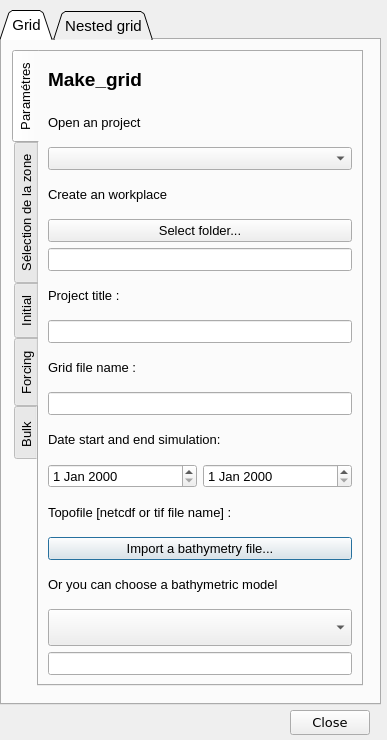
<?xml version="1.0" encoding="UTF-8"?>
<ui version="4.0">
 <class>qcrocoflow_crocogridDialogBase</class>
 <widget class="QDialog" name="qcrocoflow_crocogridDialogBase">
  <property name="geometry">
   <rect>
    <x>0</x>
    <y>0</y>
    <width>387</width>
    <height>740</height>
   </rect>
  </property>
  <property name="font">
   <font>
    <pointsize>7</pointsize>
   </font>
  </property>
  <property name="windowTitle">
   <string>qcrocoflow_crocogrid</string>
  </property>
  <property name="locale">
   <locale language="English" country="UnitedStates"/>
  </property>
  <widget class="QTabWidget" name="GridTabsWidget">
   <property name="geometry">
    <rect>
     <x>0</x>
     <y>10</y>
     <width>381</width>
     <height>695</height>
    </rect>
   </property>
   <property name="font">
    <font>
     <pointsize>11</pointsize>
    </font>
   </property>
   <property name="tabShape">
    <enum>QTabWidget::Triangular</enum>
   </property>
   <property name="currentIndex">
    <number>0</number>
   </property>
   <widget class="QWidget" name="forcingGridTab">
    <attribute name="title">
     <string>Grid</string>
    </attribute>
    <widget class="QTabWidget" name="gridTabWidget">
     <property name="enabled">
      <bool>true</bool>
     </property>
     <property name="geometry">
      <rect>
       <x>10</x>
       <y>10</y>
       <width>351</width>
       <height>636</height>
      </rect>
     </property>
     <property name="font">
      <font>
       <pointsize>10</pointsize>
      </font>
     </property>
     <property name="tabPosition">
      <enum>QTabWidget::West</enum>
     </property>
     <property name="currentIndex">
      <number>0</number>
     </property>
     <widget class="QWidget" name="tab_6">
      <attribute name="title">
       <string>Paramétres</string>
      </attribute>
      <layout class="QGridLayout" name="gridLayout">
       <item row="15" column="0" colspan="2">
        <widget class="QSplitter" name="splitter_2">
         <property name="orientation">
          <enum>Qt::Horizontal</enum>
         </property>
         <widget class="QComboBox" name="selecttopoComboBox"/>
        </widget>
       </item>
       <item row="2" column="0" colspan="2">
        <widget class="QComboBox" name="opengridprojectComboBox"/>
       </item>
       <item row="6" column="0" colspan="2">
        <widget class="QLabel" name="label_11">
         <property name="font">
          <font>
           <pointsize>10</pointsize>
          </font>
         </property>
         <property name="text">
          <string>Project title :</string>
         </property>
        </widget>
       </item>
       <item row="8" column="0" colspan="2">
        <widget class="QLabel" name="label_12">
         <property name="font">
          <font>
           <pointsize>10</pointsize>
          </font>
         </property>
         <property name="text">
          <string>Grid file name :</string>
         </property>
        </widget>
       </item>
       <item row="5" column="0" colspan="2">
        <widget class="QLineEdit" name="Environnement_2">
         <property name="toolTip">
          <string extracomment="bonjour"/>
         </property>
        </widget>
       </item>
       <item row="3" column="0" colspan="2">
        <widget class="QLabel" name="label_10">
         <property name="font">
          <font>
           <pointsize>10</pointsize>
          </font>
         </property>
         <property name="text">
          <string>Create an workplace</string>
         </property>
        </widget>
       </item>
       <item row="9" column="0" colspan="2">
        <widget class="QLineEdit" name="gridnameLineEdit"/>
       </item>
       <item row="16" column="0" colspan="2">
        <widget class="QLineEdit" name="topodirLineEdit"/>
       </item>
       <item row="10" column="0" colspan="2">
        <widget class="QLabel" name="label_14">
         <property name="font">
          <font>
           <pointsize>10</pointsize>
          </font>
         </property>
         <property name="text">
          <string>Date start and end simulation:</string>
         </property>
        </widget>
       </item>
       <item row="0" column="0" colspan="2">
        <widget class="QLabel" name="label_9">
         <property name="enabled">
          <bool>true</bool>
         </property>
         <property name="font">
          <font>
           <family>MS Sans Serif</family>
           <pointsize>14</pointsize>
           <weight>75</weight>
           <bold>true</bold>
          </font>
         </property>
         <property name="text">
          <string>Make_grid</string>
         </property>
        </widget>
       </item>
       <item row="13" column="0" colspan="2">
        <widget class="QPushButton" name="selecttopoButton">
         <property name="text">
          <string>Import a bathymetry file...</string>
         </property>
        </widget>
       </item>
       <item row="1" column="0">
        <widget class="QLabel" name="label_16">
         <property name="font">
          <font>
           <pointsize>10</pointsize>
          </font>
         </property>
         <property name="text">
          <string>Open an project</string>
         </property>
        </widget>
       </item>
       <item row="14" column="0" colspan="2">
        <widget class="QLabel" name="label">
         <property name="text">
          <string>Or you can choose a bathymetric model</string>
         </property>
        </widget>
       </item>
       <item row="12" column="0" colspan="2">
        <widget class="QLabel" name="label_15">
         <property name="font">
          <font>
           <pointsize>10</pointsize>
          </font>
         </property>
         <property name="text">
          <string>Topofile [netcdf or tif file name] : </string>
         </property>
        </widget>
       </item>
       <item row="4" column="0" colspan="2">
        <widget class="QPushButton" name="selectenvButton">
         <property name="text">
          <string>Select folder...</string>
         </property>
        </widget>
       </item>
       <item row="11" column="0">
        <widget class="QDateEdit" name="datestart"/>
       </item>
       <item row="11" column="1">
        <widget class="QDateEdit" name="dateend"/>
       </item>
       <item row="7" column="0" colspan="2">
        <widget class="QLineEdit" name="gridprojecttitleLineEdit">
         <property name="toolTip">
          <string extracomment="hello"/>
         </property>
        </widget>
       </item>
      </layout>
     </widget>
     <widget class="QWidget" name="tab_7">
      <attribute name="title">
       <string>Sélection de la zone</string>
      </attribute>
      <widget class="QPushButton" name="selectzoneButton">
       <property name="geometry">
        <rect>
         <x>10</x>
         <y>90</y>
         <width>141</width>
         <height>31</height>
        </rect>
       </property>
       <property name="text">
        <string>Set model area...</string>
       </property>
      </widget>
      <widget class="QPushButton" name="gridexecuteButton">
       <property name="geometry">
        <rect>
         <x>20</x>
         <y>540</y>
         <width>121</width>
         <height>31</height>
        </rect>
       </property>
       <property name="text">
        <string>Process</string>
       </property>
      </widget>
      <widget class="QPushButton" name="savevariablesButton">
       <property name="geometry">
        <rect>
         <x>10</x>
         <y>460</y>
         <width>301</width>
         <height>28</height>
        </rect>
       </property>
       <property name="text">
        <string>Store actual parameters</string>
       </property>
      </widget>
      <widget class="QGroupBox" name="groupBox">
       <property name="geometry">
        <rect>
         <x>10</x>
         <y>140</y>
         <width>301</width>
         <height>201</height>
        </rect>
       </property>
       <property name="title">
        <string>Select the coordinate display format</string>
       </property>
       <widget class="QWidget" name="layoutWidget">
        <property name="geometry">
         <rect>
          <x>10</x>
          <y>130</y>
          <width>127</width>
          <height>52</height>
         </rect>
        </property>
        <layout class="QGridLayout" name="gridLayout_2">
         <item row="0" column="0">
          <widget class="QLabel" name="lat_min_label">
           <property name="text">
            <string>Latitude Min</string>
           </property>
          </widget>
         </item>
         <item row="1" column="0">
          <widget class="QLineEdit" name="latminLineEdit"/>
         </item>
        </layout>
       </widget>
       <widget class="QWidget" name="layoutWidget">
        <property name="geometry">
         <rect>
          <x>150</x>
          <y>130</y>
          <width>133</width>
          <height>52</height>
         </rect>
        </property>
        <layout class="QFormLayout" name="formLayout_3">
         <item row="0" column="0">
          <widget class="QLabel" name="lon_min_label">
           <property name="text">
            <string>Longitude Min</string>
           </property>
          </widget>
         </item>
         <item row="1" column="0">
          <widget class="QLineEdit" name="lonminLineEdit"/>
         </item>
        </layout>
       </widget>
       <widget class="QWidget" name="layoutWidget">
        <property name="geometry">
         <rect>
          <x>10</x>
          <y>70</y>
          <width>133</width>
          <height>52</height>
         </rect>
        </property>
        <layout class="QFormLayout" name="formLayout_2">
         <item row="0" column="0">
          <widget class="QLabel" name="lat_max_label">
           <property name="text">
            <string>Latitude Max</string>
           </property>
          </widget>
         </item>
         <item row="1" column="0">
          <widget class="QLineEdit" name="latmaxLineEdit"/>
         </item>
        </layout>
       </widget>
       <widget class="QWidget" name="layoutWidget">
        <property name="geometry">
         <rect>
          <x>150</x>
          <y>70</y>
          <width>133</width>
          <height>52</height>
         </rect>
        </property>
        <layout class="QFormLayout" name="formLayout_4">
         <item row="0" column="0">
          <widget class="QLabel" name="lon_max_label">
           <property name="text">
            <string>Longitude Max</string>
           </property>
          </widget>
         </item>
         <item row="1" column="0">
          <widget class="QLineEdit" name="lonmaxLineEdit"/>
         </item>
        </layout>
       </widget>
       <widget class="QWidget" name="layoutWidget">
        <property name="geometry">
         <rect>
          <x>10</x>
          <y>30</y>
          <width>161</width>
          <height>26</height>
         </rect>
        </property>
        <layout class="QHBoxLayout" name="horizontalLayout">
         <item>
          <widget class="QRadioButton" name="ddButton">
           <property name="text">
            <string>DD</string>
           </property>
          </widget>
         </item>
         <item>
          <widget class="QRadioButton" name="dmButton">
           <property name="text">
            <string>DM</string>
           </property>
          </widget>
         </item>
         <item>
          <widget class="QRadioButton" name="dmsButton">
           <property name="text">
            <string>DMS</string>
           </property>
          </widget>
         </item>
        </layout>
       </widget>
      </widget>
      <widget class="QWidget" name="layoutWidget">
       <property name="geometry">
        <rect>
         <x>11</x>
         <y>21</y>
         <width>238</width>
         <height>55</height>
        </rect>
       </property>
       <layout class="QVBoxLayout" name="verticalLayout_8">
        <item>
         <widget class="QLabel" name="label_22">
          <property name="font">
           <font>
            <pointsize>10</pointsize>
           </font>
          </property>
          <property name="text">
           <string>Horizontal grid resolution [Meters] : </string>
          </property>
         </widget>
        </item>
        <item>
         <layout class="QHBoxLayout" name="horizontalLayout_3">
          <item>
           <widget class="QDoubleSpinBox" name="dlDoubleSpin">
            <property name="locale">
             <locale language="English" country="UnitedStates"/>
            </property>
            <property name="alignment">
             <set>Qt::AlignRight|Qt::AlignTrailing|Qt::AlignVCenter</set>
            </property>
            <property name="decimals">
             <number>1</number>
            </property>
            <property name="maximum">
             <double>10000.000000000000000</double>
            </property>
           </widget>
          </item>
          <item>
           <widget class="QLabel" name="label_2">
            <property name="text">
             <string>meters</string>
            </property>
           </widget>
          </item>
         </layout>
        </item>
       </layout>
      </widget>
      <widget class="QLabel" name="label_23">
       <property name="geometry">
        <rect>
         <x>20</x>
         <y>350</y>
         <width>107</width>
         <height>18</height>
        </rect>
       </property>
       <property name="text">
        <string>Hc (critical depth)</string>
       </property>
      </widget>
      <widget class="QLabel" name="label_26">
       <property name="geometry">
        <rect>
         <x>20</x>
         <y>400</y>
         <width>211</width>
         <height>36</height>
        </rect>
       </property>
       <property name="text">
        <string>Hc must be higher (deeper) than
maximum depth of studied area</string>
       </property>
      </widget>
      <widget class="QLabel" name="maxDepthLabel">
       <property name="geometry">
        <rect>
         <x>225</x>
         <y>407</y>
         <width>90</width>
         <height>26</height>
        </rect>
       </property>
       <property name="frameShape">
        <enum>QFrame::Box</enum>
       </property>
       <property name="text">
        <string>m</string>
       </property>
       <property name="alignment">
        <set>Qt::AlignRight|Qt::AlignTrailing|Qt::AlignVCenter</set>
       </property>
      </widget>
      <widget class="QWidget" name="layoutWidget">
       <property name="geometry">
        <rect>
         <x>20</x>
         <y>370</y>
         <width>201</width>
         <height>29</height>
        </rect>
       </property>
       <layout class="QHBoxLayout" name="horizontalLayout_4">
        <item>
         <widget class="QDoubleSpinBox" name="criticalDepthDoubleSpinBox">
          <property name="alignment">
           <set>Qt::AlignRight|Qt::AlignTrailing|Qt::AlignVCenter</set>
          </property>
          <property name="decimals">
           <number>1</number>
          </property>
          <property name="maximum">
           <double>12000.000000000000000</double>
          </property>
          <property name="singleStep">
           <double>5.000000000000000</double>
          </property>
          <property name="value">
           <double>200.000000000000000</double>
          </property>
         </widget>
        </item>
        <item>
         <widget class="QLabel" name="label_27">
          <property name="text">
           <string>meters</string>
          </property>
         </widget>
        </item>
       </layout>
      </widget>
     </widget>
     <widget class="QWidget" name="tab_4">
      <attribute name="title">
       <string>Initial</string>
      </attribute>
      <widget class="QGraphicsView" name="scoordinatesGraphicsView">
       <property name="geometry">
        <rect>
         <x>20</x>
         <y>70</y>
         <width>285</width>
         <height>195</height>
        </rect>
       </property>
      </widget>
      <widget class="QLabel" name="label_3">
       <property name="geometry">
        <rect>
         <x>21</x>
         <y>271</y>
         <width>46</width>
         <height>18</height>
        </rect>
       </property>
       <property name="text">
        <string>Theta S</string>
       </property>
      </widget>
      <widget class="QLabel" name="label_4">
       <property name="geometry">
        <rect>
         <x>90</x>
         <y>270</y>
         <width>47</width>
         <height>18</height>
        </rect>
       </property>
       <property name="text">
        <string>Theta B</string>
       </property>
      </widget>
      <widget class="QLabel" name="label_7">
       <property name="geometry">
        <rect>
         <x>90</x>
         <y>30</y>
         <width>185</width>
         <height>36</height>
        </rect>
       </property>
       <property name="font">
        <font>
         <pointsize>10</pointsize>
         <weight>50</weight>
         <italic>true</italic>
         <bold>false</bold>
        </font>
       </property>
       <property name="text">
        <string>This value must correspond to
the one given in PARAM.H (N)</string>
       </property>
      </widget>
      <widget class="QLabel" name="label_8">
       <property name="geometry">
        <rect>
         <x>10</x>
         <y>330</y>
         <width>291</width>
         <height>36</height>
        </rect>
       </property>
       <property name="font">
        <font>
         <pointsize>10</pointsize>
         <weight>75</weight>
         <bold>true</bold>
        </font>
       </property>
       <property name="frameShape">
        <enum>QFrame::Box</enum>
       </property>
       <property name="text">
        <string>This above graph is given for convenience
Put choosen parameters in respective files.</string>
       </property>
      </widget>
      <widget class="QDoubleSpinBox" name="thetasDoubleSpinBox">
       <property name="geometry">
        <rect>
         <x>20</x>
         <y>290</y>
         <width>62</width>
         <height>26</height>
        </rect>
       </property>
       <property name="alignment">
        <set>Qt::AlignCenter</set>
       </property>
       <property name="decimals">
        <number>2</number>
       </property>
       <property name="maximum">
        <double>10.000000000000000</double>
       </property>
       <property name="singleStep">
        <double>0.500000000000000</double>
       </property>
      </widget>
      <widget class="QDoubleSpinBox" name="thetabDoubleSpinBox">
       <property name="geometry">
        <rect>
         <x>90</x>
         <y>290</y>
         <width>62</width>
         <height>26</height>
        </rect>
       </property>
       <property name="alignment">
        <set>Qt::AlignCenter</set>
       </property>
       <property name="decimals">
        <number>2</number>
       </property>
       <property name="maximum">
        <double>4.000000000000000</double>
       </property>
       <property name="singleStep">
        <double>0.200000000000000</double>
       </property>
      </widget>
      <widget class="QSpinBox" name="vtransformSpinBox">
       <property name="geometry">
        <rect>
         <x>240</x>
         <y>290</y>
         <width>41</width>
         <height>26</height>
        </rect>
       </property>
       <property name="minimum">
        <number>1</number>
       </property>
       <property name="maximum">
        <number>2</number>
       </property>
       <property name="value">
        <number>2</number>
       </property>
      </widget>
      <widget class="QLabel" name="label_17">
       <property name="geometry">
        <rect>
         <x>230</x>
         <y>270</y>
         <width>69</width>
         <height>18</height>
        </rect>
       </property>
       <property name="text">
        <string>Vtransform</string>
       </property>
      </widget>
      <widget class="QLabel" name="label_5">
       <property name="geometry">
        <rect>
         <x>21</x>
         <y>11</y>
         <width>152</width>
         <height>18</height>
        </rect>
       </property>
       <property name="text">
        <string>Number of vertical levels</string>
       </property>
      </widget>
      <widget class="QSpinBox" name="verticalLayersSpinBox">
       <property name="geometry">
        <rect>
         <x>21</x>
         <y>35</y>
         <width>42</width>
         <height>27</height>
        </rect>
       </property>
       <property name="value">
        <number>10</number>
       </property>
      </widget>
      <widget class="QGroupBox" name="groupBox_4">
       <property name="geometry">
        <rect>
         <x>10</x>
         <y>390</y>
         <width>291</width>
         <height>81</height>
        </rect>
       </property>
       <property name="title">
        <string>Online initial conditions sources</string>
       </property>
       <widget class="QPushButton" name="initialCopernicusPushButton">
        <property name="geometry">
         <rect>
          <x>10</x>
          <y>40</y>
          <width>81</width>
          <height>25</height>
         </rect>
        </property>
        <property name="text">
         <string>Copernicus</string>
        </property>
       </widget>
       <widget class="QLabel" name="copernicusLogoLabel">
        <property name="geometry">
         <rect>
          <x>100</x>
          <y>30</y>
          <width>41</width>
          <height>41</height>
         </rect>
        </property>
        <property name="text">
         <string/>
        </property>
        <property name="pixmap">
         <pixmap>:/plugins/qcrocoflow/icons/copernicusmarine.png</pixmap>
        </property>
        <property name="scaledContents">
         <bool>true</bool>
        </property>
       </widget>
      </widget>
      <widget class="QGroupBox" name="groupBox_5">
       <property name="geometry">
        <rect>
         <x>10</x>
         <y>490</y>
         <width>291</width>
         <height>91</height>
        </rect>
       </property>
       <property name="title">
        <string>Select local initial conditions file</string>
       </property>
       <widget class="QPushButton" name="selectLocalInitialFilePushButton">
        <property name="geometry">
         <rect>
          <x>222</x>
          <y>42</y>
          <width>30</width>
          <height>26</height>
         </rect>
        </property>
        <property name="text">
         <string>...</string>
        </property>
       </widget>
       <widget class="QLineEdit" name="localInitialFilelineEdit">
        <property name="geometry">
         <rect>
          <x>12</x>
          <y>42</y>
          <width>201</width>
          <height>26</height>
         </rect>
        </property>
       </widget>
      </widget>
     </widget>
     <widget class="QWidget" name="f">
      <attribute name="title">
       <string>Forcing</string>
      </attribute>
      <widget class="QPushButton" name="TPXO9pushButton">
       <property name="geometry">
        <rect>
         <x>260</x>
         <y>20</y>
         <width>31</width>
         <height>31</height>
        </rect>
       </property>
       <property name="text">
        <string>?</string>
       </property>
      </widget>
      <widget class="QPushButton" name="selectTPXO9Button">
       <property name="geometry">
        <rect>
         <x>10</x>
         <y>120</y>
         <width>161</width>
         <height>28</height>
        </rect>
       </property>
       <property name="text">
        <string>Select folder TPXO9...</string>
       </property>
      </widget>
      <widget class="QLabel" name="label_6">
       <property name="geometry">
        <rect>
         <x>10</x>
         <y>90</y>
         <width>301</width>
         <height>20</height>
        </rect>
       </property>
       <property name="font">
        <font>
         <pointsize>9</pointsize>
        </font>
       </property>
       <property name="text">
        <string>Select your folder containing the TPXO9 files.</string>
       </property>
      </widget>
      <widget class="QPushButton" name="TidesexecuteButton">
       <property name="geometry">
        <rect>
         <x>20</x>
         <y>540</y>
         <width>121</width>
         <height>31</height>
        </rect>
       </property>
       <property name="text">
        <string>Process</string>
       </property>
      </widget>
      <widget class="QGroupBox" name="groupBox_2">
       <property name="geometry">
        <rect>
         <x>10</x>
         <y>230</y>
         <width>261</width>
         <height>251</height>
        </rect>
       </property>
       <property name="title">
        <string>Select the harmonics you want to use.</string>
       </property>
       <widget class="QWidget" name="layoutWidget">
        <property name="geometry">
         <rect>
          <x>20</x>
          <y>60</y>
          <width>47</width>
          <height>123</height>
         </rect>
        </property>
        <layout class="QVBoxLayout" name="verticalLayout">
         <item>
          <widget class="QCheckBox" name="o1checkBox">
           <property name="text">
            <string>o1</string>
           </property>
           <property name="checked">
            <bool>true</bool>
           </property>
          </widget>
         </item>
         <item>
          <widget class="QCheckBox" name="p1checkBox">
           <property name="text">
            <string>p1</string>
           </property>
           <property name="checked">
            <bool>true</bool>
           </property>
          </widget>
         </item>
         <item>
          <widget class="QCheckBox" name="q1checkBox">
           <property name="text">
            <string>q1</string>
           </property>
           <property name="checked">
            <bool>true</bool>
           </property>
          </widget>
         </item>
         <item>
          <widget class="QCheckBox" name="k1checkBox">
           <property name="text">
            <string>k1</string>
           </property>
           <property name="checked">
            <bool>true</bool>
           </property>
          </widget>
         </item>
        </layout>
       </widget>
       <widget class="QWidget" name="layoutWidget">
        <property name="geometry">
         <rect>
          <x>90</x>
          <y>60</y>
          <width>52</width>
          <height>123</height>
         </rect>
        </property>
        <layout class="QVBoxLayout" name="verticalLayout_2">
         <item>
          <widget class="QCheckBox" name="n2checkBox">
           <property name="text">
            <string>n2</string>
           </property>
           <property name="checked">
            <bool>true</bool>
           </property>
          </widget>
         </item>
         <item>
          <widget class="QCheckBox" name="m2checkBox">
           <property name="text">
            <string>m2</string>
           </property>
           <property name="checked">
            <bool>true</bool>
           </property>
          </widget>
         </item>
         <item>
          <widget class="QCheckBox" name="k2checkBox">
           <property name="text">
            <string>k2</string>
           </property>
           <property name="checked">
            <bool>true</bool>
           </property>
          </widget>
         </item>
         <item>
          <widget class="QCheckBox" name="s2checkBox">
           <property name="text">
            <string>s2</string>
           </property>
           <property name="checked">
            <bool>true</bool>
           </property>
          </widget>
         </item>
        </layout>
       </widget>
       <widget class="QWidget" name="layoutWidget">
        <property name="geometry">
         <rect>
          <x>170</x>
          <y>60</y>
          <width>61</width>
          <height>155</height>
         </rect>
        </property>
        <layout class="QVBoxLayout" name="verticalLayout_3">
         <item>
          <widget class="QCheckBox" name="m4checkBox">
           <property name="text">
            <string>m4</string>
           </property>
           <property name="checked">
            <bool>true</bool>
           </property>
          </widget>
         </item>
         <item>
          <widget class="QCheckBox" name="mn4checkBox">
           <property name="text">
            <string>mn4</string>
           </property>
           <property name="checked">
            <bool>true</bool>
           </property>
          </widget>
         </item>
         <item>
          <widget class="QCheckBox" name="ms4checkBox">
           <property name="text">
            <string>ms4</string>
           </property>
           <property name="checked">
            <bool>true</bool>
           </property>
          </widget>
         </item>
         <item>
          <widget class="QCheckBox" name="mmcheckBox">
           <property name="text">
            <string>mm</string>
           </property>
           <property name="checked">
            <bool>true</bool>
           </property>
          </widget>
         </item>
         <item>
          <widget class="QCheckBox" name="mfcheckBox">
           <property name="text">
            <string>mf</string>
           </property>
           <property name="checked">
            <bool>true</bool>
           </property>
          </widget>
         </item>
        </layout>
       </widget>
      </widget>
      <widget class="QLabel" name="tpxoStatusLabel">
       <property name="geometry">
        <rect>
         <x>10</x>
         <y>180</y>
         <width>251</width>
         <height>21</height>
        </rect>
       </property>
       <property name="text">
        <string/>
       </property>
      </widget>
      <widget class="QLabel" name="label_25">
       <property name="geometry">
        <rect>
         <x>10</x>
         <y>10</y>
         <width>229</width>
         <height>59</height>
        </rect>
       </property>
       <property name="font">
        <font>
         <pointsize>16</pointsize>
        </font>
       </property>
       <property name="text">
        <string>Tides Forcing
based on TPXO9 model</string>
       </property>
      </widget>
     </widget>
     <widget class="QWidget" name="tab_3">
      <attribute name="title">
       <string>Bulk </string>
      </attribute>
      <widget class="QPushButton" name="ERA5pushButton">
       <property name="geometry">
        <rect>
         <x>190</x>
         <y>180</y>
         <width>31</width>
         <height>28</height>
        </rect>
       </property>
       <property name="text">
        <string>?</string>
       </property>
      </widget>
      <widget class="QPushButton" name="ERA5dwlButton">
       <property name="geometry">
        <rect>
         <x>40</x>
         <y>180</y>
         <width>121</width>
         <height>28</height>
        </rect>
       </property>
       <property name="text">
        <string>Dowload ERA5</string>
       </property>
      </widget>
      <widget class="QLabel" name="label_24">
       <property name="geometry">
        <rect>
         <x>40</x>
         <y>30</y>
         <width>215</width>
         <height>59</height>
        </rect>
       </property>
       <property name="font">
        <font>
         <pointsize>16</pointsize>
        </font>
       </property>
       <property name="text">
        <string>Atmospherique Bulk
based on ERA5 model</string>
       </property>
      </widget>
      <widget class="QPushButton" name="selectERA5Button">
       <property name="geometry">
        <rect>
         <x>40</x>
         <y>280</y>
         <width>161</width>
         <height>28</height>
        </rect>
       </property>
       <property name="text">
        <string>Select folder ERA5 </string>
       </property>
      </widget>
      <widget class="QLabel" name="label_13">
       <property name="geometry">
        <rect>
         <x>50</x>
         <y>230</y>
         <width>181</width>
         <height>20</height>
        </rect>
       </property>
       <property name="text">
        <string>or</string>
       </property>
      </widget>
      <widget class="QPushButton" name="BulkexecuteButton">
       <property name="geometry">
        <rect>
         <x>20</x>
         <y>540</y>
         <width>121</width>
         <height>31</height>
        </rect>
       </property>
       <property name="text">
        <string>Process</string>
       </property>
      </widget>
     </widget>
    </widget>
   </widget>
   <widget class="QWidget" name="childGribTab">
    <attribute name="title">
     <string>Nested grid</string>
    </attribute>
    <widget class="QLineEdit" name="lineEdit_5">
     <property name="geometry">
      <rect>
       <x>10</x>
       <y>316</y>
       <width>245</width>
       <height>22</height>
      </rect>
     </property>
    </widget>
    <widget class="QSpinBox" name="hmin_b_2">
     <property name="geometry">
      <rect>
       <x>10</x>
       <y>205</y>
       <width>245</width>
       <height>22</height>
      </rect>
     </property>
    </widget>
    <widget class="QLabel" name="label_18">
     <property name="geometry">
      <rect>
       <x>10</x>
       <y>159</y>
       <width>245</width>
       <height>39</height>
      </rect>
     </property>
     <property name="text">
      <string>Minimum depth [m] : </string>
     </property>
    </widget>
    <widget class="QPushButton" name="Select_topo_2">
     <property name="geometry">
      <rect>
       <x>10</x>
       <y>281</y>
       <width>245</width>
       <height>28</height>
      </rect>
     </property>
     <property name="text">
      <string>Sélectionner le fichier Topo</string>
     </property>
    </widget>
    <widget class="QLabel" name="label_19">
     <property name="geometry">
      <rect>
       <x>10</x>
       <y>8</y>
       <width>245</width>
       <height>39</height>
      </rect>
     </property>
     <property name="text">
      <string>Child grid file name :</string>
     </property>
    </widget>
    <widget class="QLabel" name="label_20">
     <property name="geometry">
      <rect>
       <x>10</x>
       <y>83</y>
       <width>245</width>
       <height>40</height>
      </rect>
     </property>
     <property name="text">
      <string>Child grid resolution [degree] : </string>
     </property>
    </widget>
    <widget class="QLabel" name="label_21">
     <property name="geometry">
      <rect>
       <x>10</x>
       <y>234</y>
       <width>245</width>
       <height>40</height>
      </rect>
     </property>
     <property name="text">
      <string>Topofile for child grid  [netcdf or tif file name] : </string>
     </property>
    </widget>
    <widget class="QDoubleSpinBox" name="dl_b_2">
     <property name="geometry">
      <rect>
       <x>10</x>
       <y>130</y>
       <width>245</width>
       <height>22</height>
      </rect>
     </property>
     <property name="locale">
      <locale language="English" country="UnitedStates"/>
     </property>
    </widget>
    <widget class="QPushButton" name="valide_coord_2">
     <property name="geometry">
      <rect>
       <x>130</x>
       <y>860</y>
       <width>121</width>
       <height>28</height>
      </rect>
     </property>
     <property name="text">
      <string>Valider les coord</string>
     </property>
    </widget>
    <widget class="QPushButton" name="select_zone_b_2">
     <property name="geometry">
      <rect>
       <x>10</x>
       <y>380</y>
       <width>245</width>
       <height>28</height>
      </rect>
     </property>
     <property name="text">
      <string>Sélectionner votre zone d'étude </string>
     </property>
    </widget>
    <widget class="QLineEdit" name="lineEdit_7">
     <property name="geometry">
      <rect>
       <x>10</x>
       <y>46</y>
       <width>245</width>
       <height>22</height>
      </rect>
     </property>
    </widget>
    <widget class="QGroupBox" name="groupBox_3">
     <property name="geometry">
      <rect>
       <x>20</x>
       <y>420</y>
       <width>311</width>
       <height>211</height>
      </rect>
     </property>
     <property name="title">
      <string>Select the coordinate display format</string>
     </property>
     <widget class="QWidget" name="layoutWidget">
      <property name="geometry">
       <rect>
        <x>160</x>
        <y>70</y>
        <width>144</width>
        <height>60</height>
       </rect>
      </property>
      <layout class="QVBoxLayout" name="verticalLayout_5">
       <item>
        <widget class="QLabel" name="lat_max_label_2">
         <property name="text">
          <string>Latitude Max</string>
         </property>
        </widget>
       </item>
       <item>
        <widget class="QLineEdit" name="lat_max_value_2"/>
       </item>
      </layout>
     </widget>
     <widget class="QWidget" name="layoutWidget">
      <property name="geometry">
       <rect>
        <x>10</x>
        <y>70</y>
        <width>144</width>
        <height>60</height>
       </rect>
      </property>
      <layout class="QVBoxLayout" name="verticalLayout_4">
       <item>
        <widget class="QLabel" name="lat_min_label_2">
         <property name="text">
          <string>Latitude Min</string>
         </property>
        </widget>
       </item>
       <item>
        <widget class="QLineEdit" name="lat_min_value_2"/>
       </item>
      </layout>
     </widget>
     <widget class="QWidget" name="layoutWidget">
      <property name="geometry">
       <rect>
        <x>160</x>
        <y>140</y>
        <width>144</width>
        <height>60</height>
       </rect>
      </property>
      <layout class="QVBoxLayout" name="verticalLayout_7">
       <item>
        <widget class="QLabel" name="lon_max_label_2">
         <property name="text">
          <string>Longitude Max</string>
         </property>
        </widget>
       </item>
       <item>
        <widget class="QLineEdit" name="lon_max_value_2"/>
       </item>
      </layout>
     </widget>
     <widget class="QWidget" name="layoutWidget">
      <property name="geometry">
       <rect>
        <x>10</x>
        <y>140</y>
        <width>144</width>
        <height>60</height>
       </rect>
      </property>
      <layout class="QVBoxLayout" name="verticalLayout_6">
       <item>
        <widget class="QLabel" name="lon_min_label_2">
         <property name="text">
          <string>Longitude Min</string>
         </property>
        </widget>
       </item>
       <item>
        <widget class="QLineEdit" name="lon_min_value_2"/>
       </item>
      </layout>
     </widget>
     <widget class="QWidget" name="layoutWidget">
      <property name="geometry">
       <rect>
        <x>11</x>
        <y>30</y>
        <width>181</width>
        <height>30</height>
       </rect>
      </property>
      <layout class="QHBoxLayout" name="horizontalLayout_2">
       <item>
        <widget class="QRadioButton" name="DD_B_2">
         <property name="text">
          <string>DD</string>
         </property>
        </widget>
       </item>
       <item>
        <widget class="QRadioButton" name="DM_B_2">
         <property name="text">
          <string>DM</string>
         </property>
        </widget>
       </item>
       <item>
        <widget class="QRadioButton" name="DMS_B_2">
         <property name="text">
          <string>DMS</string>
         </property>
        </widget>
       </item>
      </layout>
     </widget>
    </widget>
   </widget>
  </widget>
  <widget class="QPushButton" name="mainDialogCloseButton">
   <property name="geometry">
    <rect>
     <x>290</x>
     <y>710</y>
     <width>80</width>
     <height>25</height>
    </rect>
   </property>
   <property name="font">
    <font>
     <family>DejaVu Sans</family>
     <pointsize>10</pointsize>
    </font>
   </property>
   <property name="text">
    <string>Close</string>
   </property>
  </widget>
 </widget>
 <resources/>
 <connections>
  <connection>
   <sender>mainDialogCloseButton</sender>
   <signal>clicked()</signal>
   <receiver>qcrocoflow_crocogridDialogBase</receiver>
   <slot>close()</slot>
   <hints>
    <hint type="sourcelabel">
     <x>327</x>
     <y>694</y>
    </hint>
    <hint type="destinationlabel">
     <x>245</x>
     <y>699</y>
    </hint>
   </hints>
  </connection>
 </connections>
</ui>
